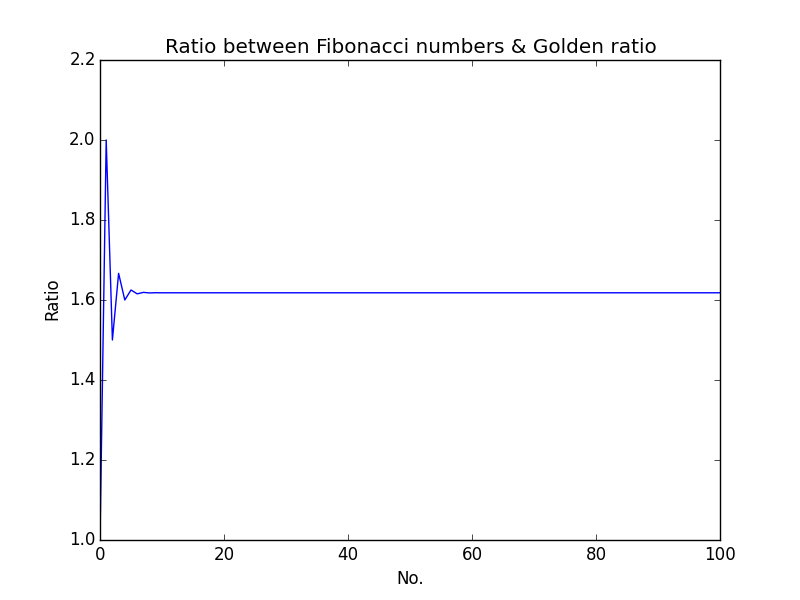

This figure's Python source:
'''
fibonacci_goldenration.py

Relationship between Fibonacci sequence and Golden ratio
'''

import matplotlib.pyplot as plt

def fibo(n):
    if n == 1:
        return [1]
    if n == 2:
        return [1, 1]
    # n > 2
    a = 1
    b = 1
    # first two members of the series
    series = [a, b]
    for i in range(n):
        c = a + b
        series.append(c)
        a = b
        b = c

    return series

def plot_ratio(series):
    ratios = []
    for i in range(len(series)-1):
        ratios.append(series[i+1]/series[i])
    plt.plot(ratios)
    plt.title('Ratio between Fibonacci numbers & Golden ratio')
    plt.ylabel('Ratio')
    plt.xlabel('No.')
    #plt.show()
    plt.savefig('fibonacci_goldenratio.png')

if __name__ == '__main__':
    # Number of fibonacci numbers
    num = 100
    series = fibo(num)
    plot_ratio(series)
